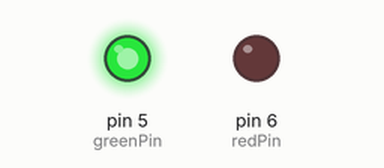
A sketch run on a simulated Arduino Uno, built with avr-gcc and run on an emulated ATmega328P. On the bench: output pins drawn as LEDs (lit = HIGH).

Above: at 0.1 s.
Timing chart, 0 to 1.6 s (numbered marks = the images above):
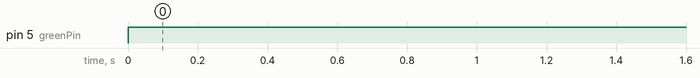

Measured:
- by itself, pin 5 (greenPin): LOW → HIGH at 0.00 s

The sketch:

Light_Test.ino
```cpp
// Ian Coffey
// Light_Test.INO
// To Turn On An LED

// Variable Declarations
const int redPin = 6;
const int greenPin = 5;

// Setup
void setup()
{
  // Set PinModes To Respective Functions
  pinMode(greenPin, OUTPUT);
  pinMode(redPin, OUTPUT);

}

void loop()
{
  digitalWrite(greenPin, HIGH);
  digitalWrite(greenPin, HIGH);
}
```
